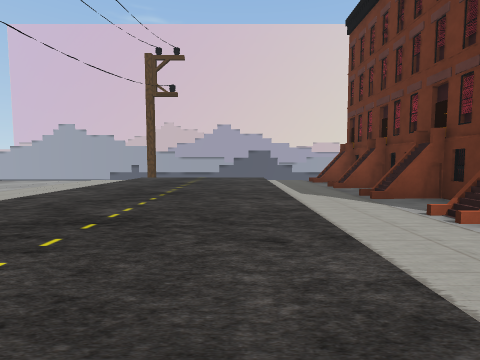
[1] (above)

24 first-person views from a walk through a scene from a Unity 3-D project. The camera is 1.3 m above the floor, tilts 4° down and sees 85° across. The floor is counted in squares, 2 m on a side. Each view is taken from the middle of a square. On the plan, view 1 faces up. The plan holds only what a view shows up to about 9 squares ahead; the rest is blank. The place goes on beyond the plan. The player character is not drawn. Some surface patterns are stand-ins.

[2]
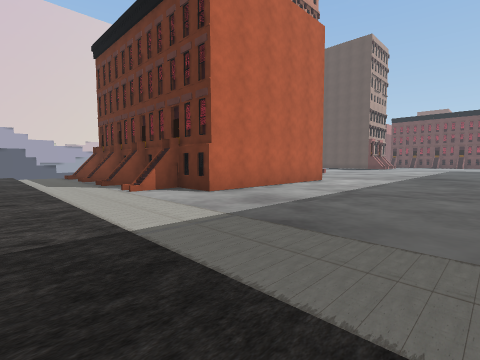

[3]
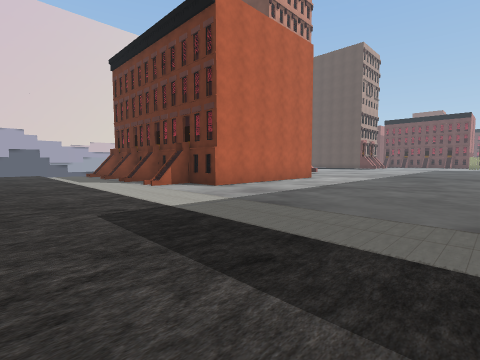

[4]
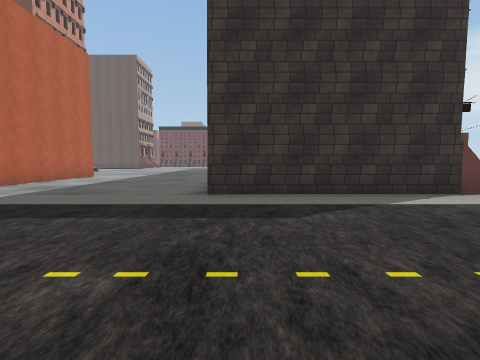

[5]
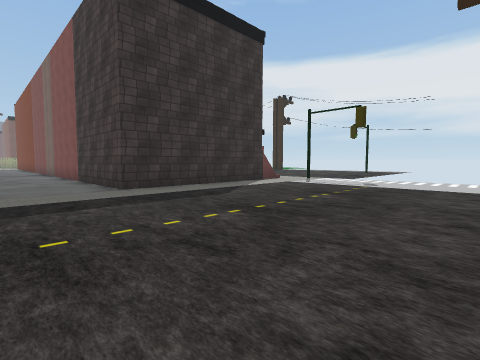

[6]
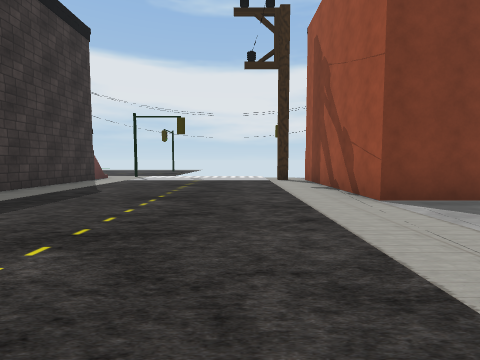

[7]
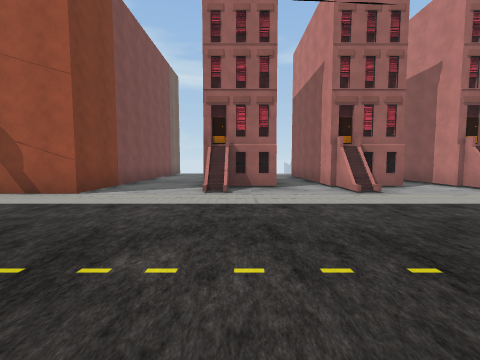

[8]
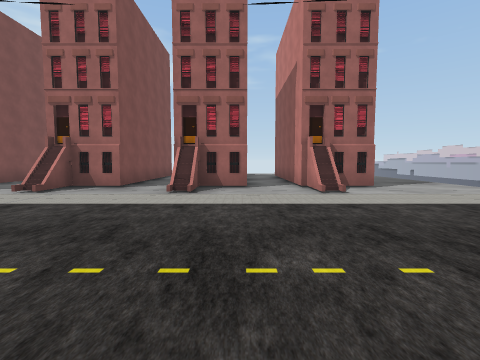

[9]
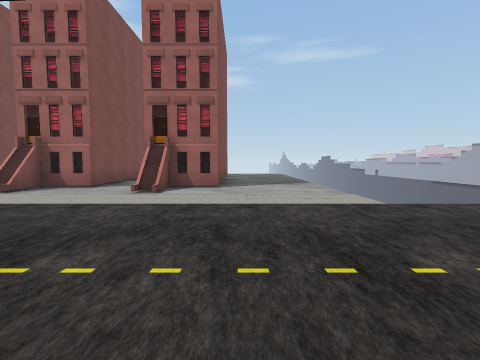

[10]
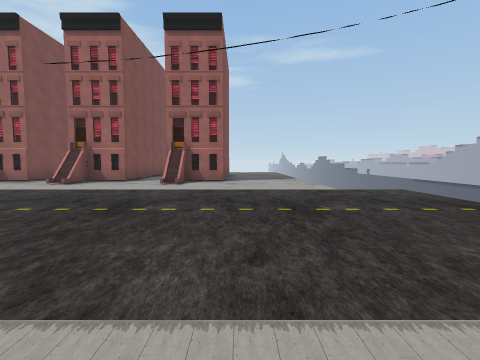

[11]
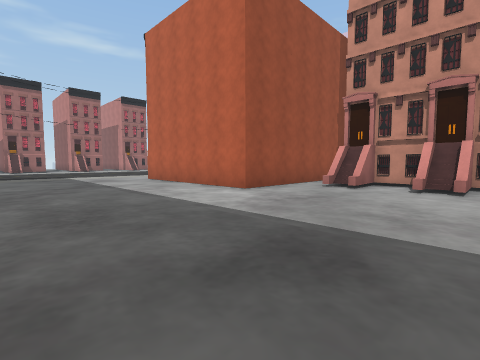

[12]
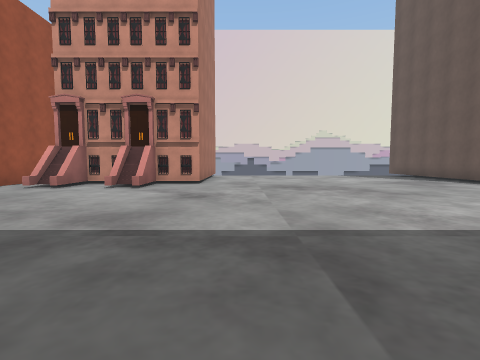

[13]
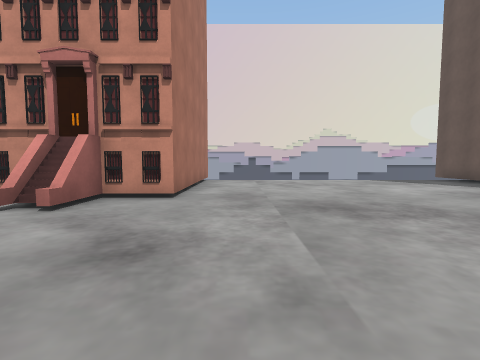

[14]
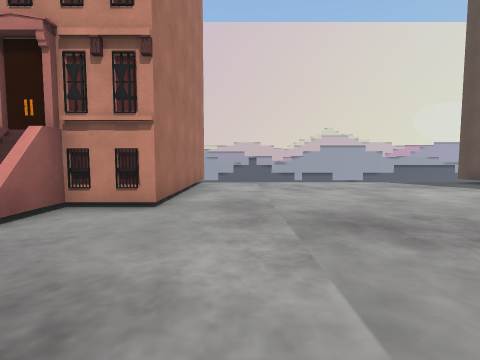

[15]
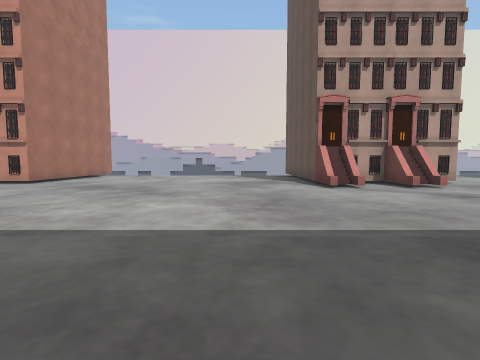

[16]
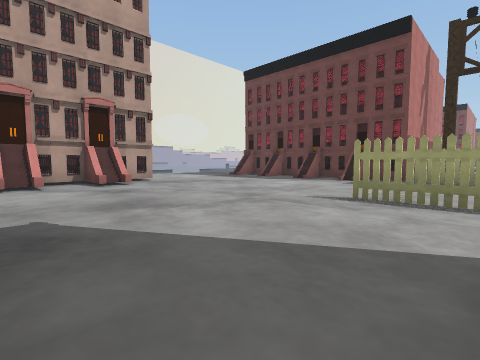

[17]
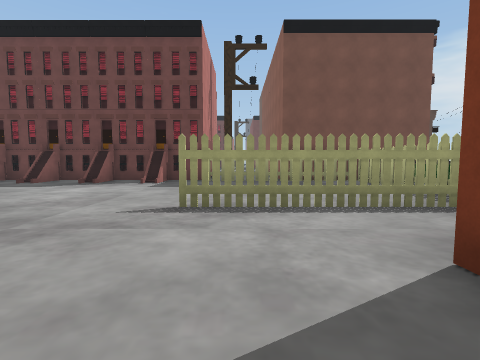

[18]
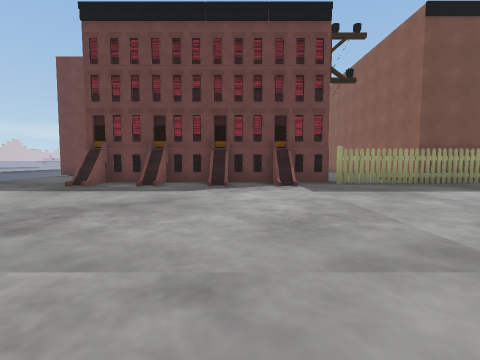

[19]
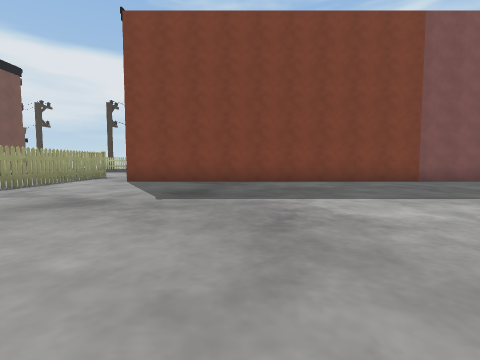

[20]
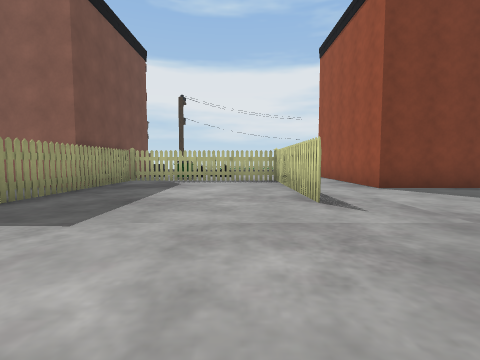

[21]
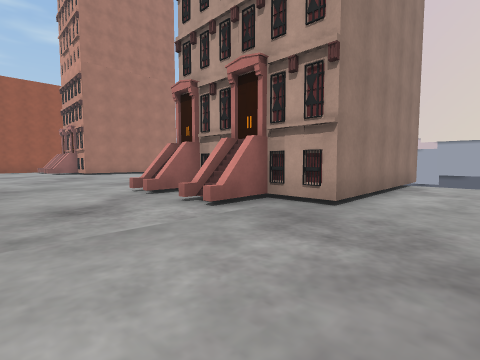

[22]
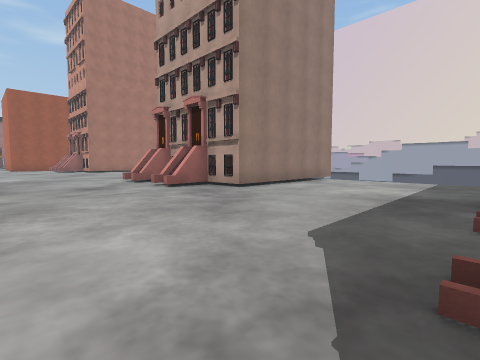

[23]
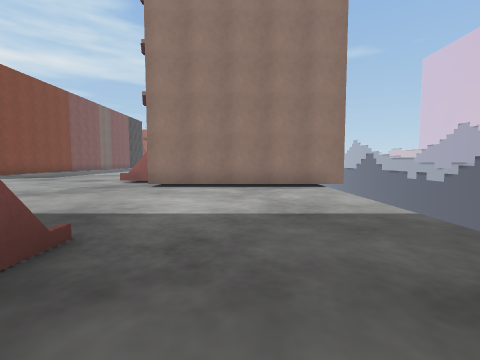

[24]
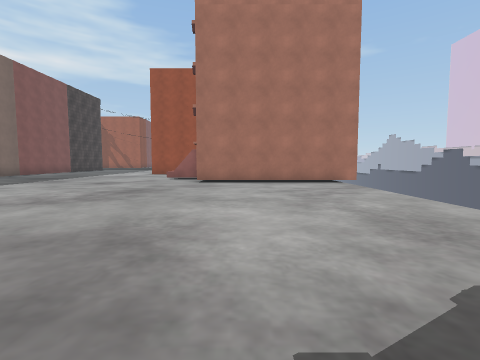

### Floor plan
Key: @ floor where view 1 was taken; # wall or solid block; x gap in a wall; . floor; ^ raised ledge; T thing the floor can be seen under or through; O other object.
Columns run from 8 left of view 1 to 33 right of it. Each row starts with its distance up from view 1.
 10     ....              x       x   #
  9 ...........^         #.........#  #.....
  8 ............#        #.........#  #.......
  7 ...........^#        #........ #  #.......
  6 ##..........#        #.........#  #......
  5 ###........^#   #.####.........####.....#
  4 ............#   #.#.#..........#.#......#
  3 ##.........##   #.......................#
  2 ###.........#####.......................#
  1 ........................................#
  0 ##......@...............................#
 -1  ##.....................................#
 -2  #......................................#
 -3 ...................... ............T....#.
 -4 .................     .............T....#.
 -5 ###........####      ############..x....##
 -6   #........#                    #..#....#
 -7   #........#                    #. ##x###
 -8   #........#                          O
 -9   #........#
-10     .......^
-11     .....

Where each view was taken, in squares from view 1:
view 1: 0 up, 0 right, facing up
view 2: 3 down, 0 right, facing up-right
view 3: 4 down, 1 left, facing up-right
view 4: 5 down, 3 left, facing right
view 5: 2 down, 4 left, facing down-right
view 6: 0 up, 3 left, facing down
view 7: 1 down, 0 right, facing left
view 8: 3 up, 0 right, facing left
view 9: 7 up, 0 right, facing left
view 10: 7 up, 2 right, facing left
view 11: 3 down, 13 right, facing up-left
view 12: 3 down, 15 right, facing up
view 13: 0 up, 15 right, facing up
view 14: 1 up, 15 right, facing up
view 15: 3 down, 20 right, facing up
view 16: 4 down, 22 right, facing up-right
view 17: 3 down, 23 right, facing right
view 18: 1 up, 24 right, facing right
view 19: 4 up, 21 right, facing down
view 20: 2 up, 28 right, facing down
view 21: 1 up, 28 right, facing up-left
view 22: 0 up, 31 right, facing up-left
view 23: 7 up, 33 right, facing left
view 24: 6 up, 22 right, facing left
